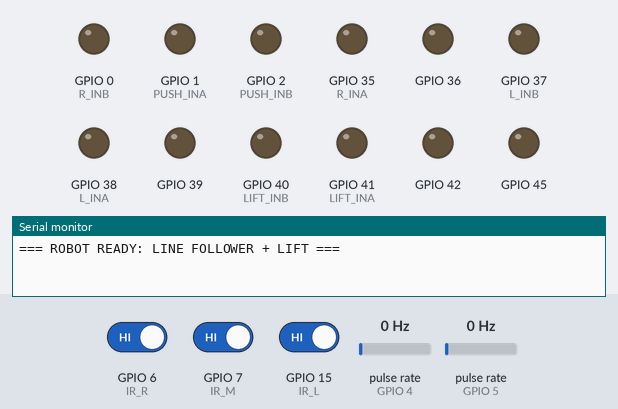
The sketch below on a simulated ESP32-S3. Parts: output pins drawn as LEDs (lit = HIGH), the last lines printed to the serial monitor. Wiring (inferred from the names in the program): 2 × pulse sensor: data GPIO 4 / data GPIO 5. Inputs (shaded band) come from the test bench; at power-on: GPIO 6 (IR_R) HIGH, GPIO 7 (IR_M) HIGH, GPIO 15 (IR_L) HIGH, pulse rate (sensors on GPIO 4, GPIO 5) 0 Hz.

Above: at 2.2 s.
2.3 s: GPIO 6 (IR_R) driven LOW and GPIO 7 (IR_M) driven LOW and GPIO 15 (IR_L) driven LOW
5.3 s: GPIO 7 (IR_M) driven HIGH
At 6.8 s:
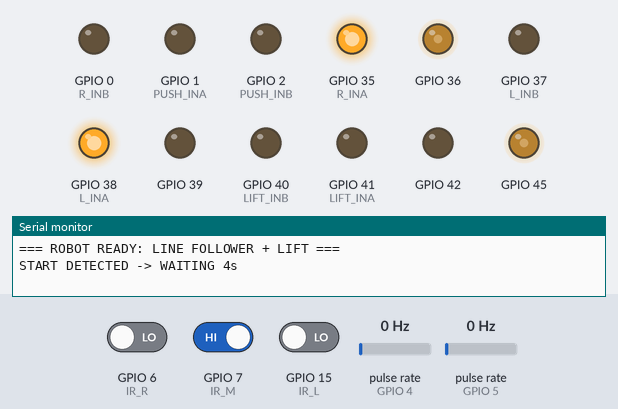
At 7.2 s:
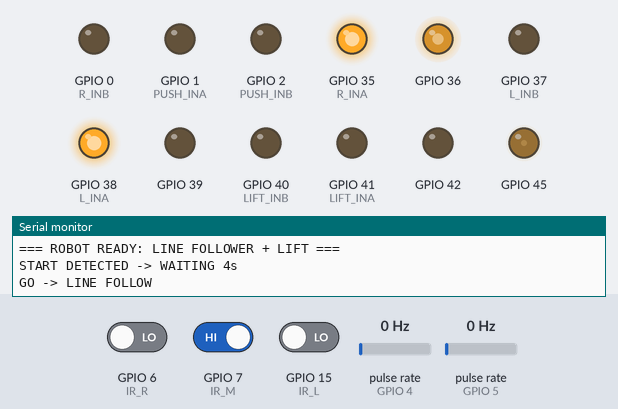
8.3 s: GPIO 7 (IR_M) driven LOW
At 9.9 s:
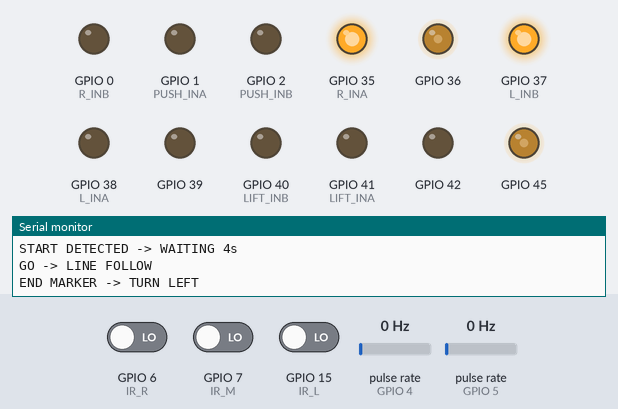
Timing chart, 0 to 11.4 s (numbered marks = the images above; inputs shaded):
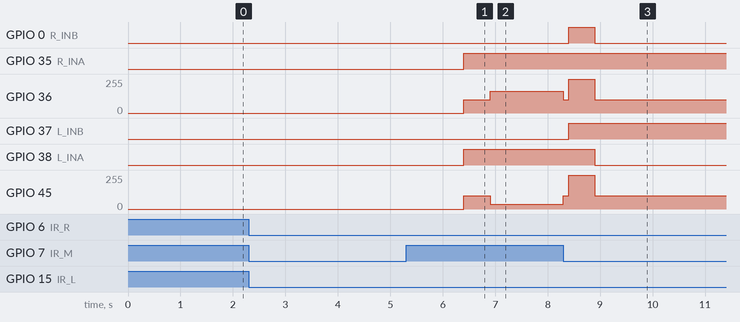

Measured:
- after the input at 5.3 s, GPIO 0 (R_INB), GPIO 37 (L_INB): stays LOW (without the input it goes to HIGH after 1.6 s); GPIO 38 (L_INA): goes on until 6.4 s, then stays HIGH
- after the input at 8.3 s, GPIO 0 (R_INB): LOW → HIGH after 0.10 s, → LOW 0.50 s later; GPIO 36: 162/255 → 100/255 at once, → 255/255 0.10 s later, → 100/255 0.50 s later; GPIO 37 (L_INB): LOW → HIGH after 0.10 s; GPIO 38 (L_INA): HIGH → LOW after 0.60 s; GPIO 45: 37/255 → 100/255 at once, → 255/255 0.10 s later, → 100/255 0.50 s later

The sketch:

full_test.ino
```cpp
#include <Arduino.h>
#include <esp_arduino_version.h>

// ======================================================
// 1. PIN DEFINITIONS
// ======================================================
// --- PUSH ---
static const int PUSH_INA = 1;
static const int PUSH_INB = 2;
static const int PUSH_PWM = 42;
static const int FRONT_LIMIT = 17;
static const int BACK_LIMIT  = 16;

// --- LIFT ---
static const int LIFT_INA = 41;
static const int LIFT_INB = 40;
static const int LIFT_PWM = 39;

// --- LEFT WHEEL ---
static const int L_INA = 38;
static const int L_INB = 37;
static const int L_PWM = 36;
static const int ENC_L = 4;

// --- RIGHT WHEEL ---
static const int R_INA = 35;
static const int R_INB = 0;
static const int R_PWM = 45;
static const int ENC_R = 5;

// --- IR SENSORS ---
static const int IR_L = 15;
static const int IR_M = 7;
static const int IR_R = 6;

// ======================================================
// 2. CONFIGURATION
// ======================================================

// --- IR SENSOR LOGIC ---
// Set to 0 if sensor returns LOW on Black Line.
// Set to 1 if sensor returns HIGH on Black Line.
const int IR_BLACK_VALUE = 0;

// --- TIMING ---
const uint32_t START_WAIT_MS = 4000;     // 4 seconds delay after start marker
const uint32_t MARKER_STABLE_MS = 100;   // How long 000 must be seen to count as a marker

// --- LINE FOLLOWING SPEED ---
const int BASE_SPEED = 400;             // 0-1023 (10-bit PWM)
const int TURN_CORRECTION = 250;        // How much to slow down/speed up when turning

// --- 90 DEGREE TURN ---
const int TURN_SPEED = 400;
const long TURN_TARGET_COUNTS = 350;    // ADJUST THIS for exactly 90 degrees

// --- LIFT & PUSH ---
const int LIFT_SPEED = 1023;
const int PUSH_SPEED = 800;
const uint32_t LIFT_UP_TIME   = 14000;
const uint32_t LIFT_DOWN_TIME = 7000;
const uint32_t PUSH_TIMEOUT   = 5000;

// --- PWM SETTINGS ---
const int PWM_FREQ = 20000;
const int PWM_RES  = 10; // 10-bit resolution (0-1023)
const int PWM_MAX  = 1023;

// ======================================================
// 3. LEDC SETUP
// ======================================================
#if ESP_ARDUINO_VERSION_MAJOR >= 3
  // Arduino-ESP32 v3: use PIN-based ledcWrite(pin, duty)
  const int CH_L    = L_PWM;
  const int CH_R    = R_PWM;
  const int CH_PUSH = PUSH_PWM;
  const int CH_LIFT = LIFT_PWM;
#else
  // Arduino-ESP32 v2: use channel-based ledcWrite(ch, duty)
  const int CH_L    = 0;
  const int CH_R    = 1;
  const int CH_PUSH = 2;
  const int CH_LIFT = 3;
#endif

// ======================================================
// 4. STATE MACHINE
// ======================================================
enum State {
  WAIT_FOR_START_MARKER, // 1. Wait for 000
  START_DELAY,           // 2. Wait 4 seconds
  FOLLOW_LINE,           // 3. Follow line until next 000
  TURN_LEFT,             // 4. Rotate 90 deg
  LIFT_UP,               // 5. Lift
  PUSH_OUT,              // 6. Push
  PUSH_IN,               // 7. Pull back
  LIFT_DOWN,             // 8. Lower
  DONE,
  ERROR_STATE
};

State state = WAIT_FOR_START_MARKER;
uint32_t stateTimer = 0;
uint32_t markerTimer = 0;

// Encoders
volatile long encL_cnt = 0;
volatile long encR_cnt = 0;
void IRAM_ATTR isrEncL() { encL_cnt++; }
void IRAM_ATTR isrEncR() { encR_cnt++; }

// ======================================================
// 4.1 LINE FOLLOW HOLD-TURN (NEW)
// ======================================================
// turnHold: -1 = hold left turn, +1 = hold right turn, 0 = normal
static int turnHold = 0;
// lastTurn: remembers last direction (-1 / +1), used when line lost
static int lastTurn = 0;

// ======================================================
// 5. HELPER FUNCTIONS
// ======================================================

// Setup PWM
void setupPwm(int pin, int ch) {
#if ESP_ARDUINO_VERSION_MAJOR >= 3
  (void)ch;
  ledcAttach(pin, PWM_FREQ, PWM_RES);
  ledcWrite(pin, 0);
#else
  ledcSetup(ch, PWM_FREQ, PWM_RES);
  ledcAttachPin(pin, ch);
  ledcWrite(ch, 0);
#endif
}

// Drive Motor
void motorDrive(int ina, int inb, int ch, int speed) {
  int s = constrain(speed, -PWM_MAX, PWM_MAX);

  if (s > 0) {
    digitalWrite(ina, HIGH); digitalWrite(inb, LOW);
    ledcWrite(ch, s);
  } else if (s < 0) {
    digitalWrite(ina, LOW); digitalWrite(inb, HIGH);
    ledcWrite(ch, -s);
  } else {
    digitalWrite(ina, LOW); digitalWrite(inb, LOW);
    ledcWrite(ch, 0);
  }
}

void stopMotors() {
  motorDrive(L_INA, L_INB, CH_L, 0);
  motorDrive(R_INA, R_INB, CH_R, 0);
}

// Hard Brake (locks wheels) - verify your driver supports this safely
void brakeMotors() {
  digitalWrite(L_INA, HIGH); digitalWrite(L_INB, HIGH);
  ledcWrite(CH_L, PWM_MAX);

  digitalWrite(R_INA, HIGH); digitalWrite(R_INB, HIGH);
  ledcWrite(CH_R, PWM_MAX);
}

void stopAll() {
  stopMotors();
  motorDrive(PUSH_INA, PUSH_INB, CH_PUSH, 0);
  motorDrive(LIFT_INA, LIFT_INB, CH_LIFT, 0);
}

// Read IR (Returns true if BLACK detected)
bool isBlack(int pin) {
  return (digitalRead(pin) == IR_BLACK_VALUE);
}

// ======================================================
// 6. SETUP & LOOP
// ======================================================
void setup() {
  Serial.begin(115200);
  delay(1000);

  // Pins
  pinMode(PUSH_INA, OUTPUT); pinMode(PUSH_INB, OUTPUT);
  pinMode(LIFT_INA, OUTPUT); pinMode(LIFT_INB, OUTPUT);
  pinMode(L_INA, OUTPUT);    pinMode(L_INB, OUTPUT);
  pinMode(R_INA, OUTPUT);    pinMode(R_INB, OUTPUT);

  pinMode(IR_L, INPUT); pinMode(IR_M, INPUT); pinMode(IR_R, INPUT);
  pinMode(FRONT_LIMIT, INPUT_PULLUP);
  pinMode(BACK_LIMIT, INPUT_PULLUP);

  pinMode(ENC_L, INPUT_PULLUP); pinMode(ENC_R, INPUT_PULLUP);
  attachInterrupt(digitalPinToInterrupt(ENC_L), isrEncL, RISING);
  attachInterrupt(digitalPinToInterrupt(ENC_R), isrEncR, RISING);

  setupPwm(L_PWM, CH_L);
  setupPwm(R_PWM, CH_R);
  setupPwm(PUSH_PWM, CH_PUSH);
  setupPwm(LIFT_PWM, CH_LIFT);

  stopAll();
  Serial.println("=== ROBOT READY: LINE FOLLOWER + LIFT ===");
}

void loop() {
  // Read Sensors
  bool sl = isBlack(IR_L);
  bool sm = isBlack(IR_M);
  bool sr = isBlack(IR_R);

  // Check for "000" (All Black)
  bool isMarker = (sl && sm && sr);

  switch (state) {

    // --- 1. WAIT FOR START MARKER (000) ---
    case WAIT_FOR_START_MARKER:
      if (isMarker) {
        if (markerTimer == 0) markerTimer = millis();
        if (millis() - markerTimer > MARKER_STABLE_MS) {
          stopMotors();
          state = START_DELAY;
          stateTimer = millis();
          Serial.println("START DETECTED -> WAITING 4s");
        }
      } else {
        markerTimer = 0;
      }
      break;

    // --- 2. 4 SECOND DELAY ---
    case START_DELAY:
      if (millis() - stateTimer > START_WAIT_MS) {
        // reset hold-turn logic when starting to follow
        turnHold = 0;
        lastTurn = 0;

        state = FOLLOW_LINE;

        // Move slightly to get OFF the start marker so we don't detect it as End immediately
        motorDrive(L_INA, L_INB, CH_L, BASE_SPEED);
        motorDrive(R_INA, R_INB, CH_R, BASE_SPEED);
        delay(500);

        Serial.println("GO -> LINE FOLLOW");
      }
      break;

    // --- 3. FOLLOW LINE ---
    case FOLLOW_LINE: {
      // A. Check for End Marker (000)
      if (isMarker) {
        if (markerTimer == 0) markerTimer = millis();
        if (millis() - markerTimer > MARKER_STABLE_MS) {
          // stop and prepare to turn
          brakeMotors();
          delay(500);

          // clear hold-turn so it doesn't interfere later
          turnHold = 0;

          noInterrupts(); encL_cnt = 0; encR_cnt = 0; interrupts();
          state = TURN_LEFT;
          stateTimer = millis();
          Serial.println("END MARKER -> TURN LEFT");
          return;
        }
      } else {
        markerTimer = 0;
      }

      // B. HOLD-TURN LINE FOLLOW (NEW BEHAVIOR)
      int leftSpeed  = BASE_SPEED;
      int rightSpeed = BASE_SPEED;

      // 1) If we are holding a turn, keep turning until center sensor sees black
      if (turnHold == +1) { // holding RIGHT
        if (sm) {
          turnHold = 0; // release when center found
        } else {
          leftSpeed  = BASE_SPEED + TURN_CORRECTION;
          rightSpeed = BASE_SPEED - TURN_CORRECTION;
        }
      } else if (turnHold == -1) { // holding LEFT
        if (sm) {
          turnHold = 0;
        } else {
          leftSpeed  = BASE_SPEED - TURN_CORRECTION;
          rightSpeed = BASE_SPEED + TURN_CORRECTION;
        }
      }

      // 2) If not holding, decide what to do now
      if (turnHold == 0) {
        if (sm) {
          // centered: go straight
          leftSpeed  = BASE_SPEED;
          rightSpeed = BASE_SPEED;
        } else if (sr) {
          // right sensor sees line: start holding right until center sees it
          turnHold = +1;
          lastTurn = +1;
          leftSpeed  = BASE_SPEED + TURN_CORRECTION;
          rightSpeed = BASE_SPEED - TURN_CORRECTION;
        } else if (sl) {
          // left sensor sees line: start holding left until center sees it
          turnHold = -1;
          lastTurn = -1;
          leftSpeed  = BASE_SPEED - TURN_CORRECTION;
          rightSpeed = BASE_SPEED + TURN_CORRECTION;
        } else {
          // line lost (white/white/white): continue searching in last known direction
          if (lastTurn == +1) {
            leftSpeed  = BASE_SPEED + TURN_CORRECTION;
            rightSpeed = BASE_SPEED - TURN_CORRECTION;
          } else if (lastTurn == -1) {
            leftSpeed  = BASE_SPEED - TURN_CORRECTION;
            rightSpeed = BASE_SPEED + TURN_CORRECTION;
          } else {
            // no history: just go straight
            leftSpeed  = BASE_SPEED;
            rightSpeed = BASE_SPEED;
          }
        }
      }

      motorDrive(L_INA, L_INB, CH_L, leftSpeed);
      motorDrive(R_INA, R_INB, CH_R, rightSpeed);
    } break;

    // --- 4. ROTATE 90 DEGREES ---
    case TURN_LEFT: {
      long currentCount;
      noInterrupts(); currentCount = (encL_cnt + encR_cnt) / 2; interrupts();

      if (currentCount < TURN_TARGET_COUNTS) {
        motorDrive(L_INA, L_INB, CH_L, -TURN_SPEED);
        motorDrive(R_INA, R_INB, CH_R,  TURN_SPEED);
      } else {
        brakeMotors();
        delay(500);
        state = LIFT_UP;
        stateTimer = millis();
        Serial.println("TURN DONE -> LIFT UP");
      }
    } break;

    // --- 5. LIFT UP ---
    case LIFT_UP:
      if (millis() - stateTimer < LIFT_UP_TIME) {
        motorDrive(LIFT_INA, LIFT_INB, CH_LIFT, LIFT_SPEED);
      } else {
        motorDrive(LIFT_INA, LIFT_INB, CH_LIFT, 0);
        state = PUSH_OUT;
        stateTimer = millis();
        Serial.println("LIFT UP DONE -> PUSH OUT");
      }
      break;

    // --- 6. PUSH OUT ---
    case PUSH_OUT: {
      bool hit = (digitalRead(FRONT_LIMIT) == LOW); // active LOW
      bool timeout = (millis() - stateTimer > PUSH_TIMEOUT);

      if (!hit && !timeout) {
        motorDrive(PUSH_INA, PUSH_INB, CH_PUSH, PUSH_SPEED);
      } else {
        motorDrive(PUSH_INA, PUSH_INB, CH_PUSH, 0);
        state = PUSH_IN;
        stateTimer = millis();
        Serial.println("PUSH OUT DONE -> PUSH IN");
        delay(500);
      }
    } break;

    // --- 7. PUSH IN ---
    case PUSH_IN: {
      bool hit = (digitalRead(BACK_LIMIT) == LOW); // active LOW
      bool timeout = (millis() - stateTimer > PUSH_TIMEOUT);

      if (!hit && !timeout) {
        motorDrive(PUSH_INA, PUSH_INB, CH_PUSH, -PUSH_SPEED);
      } else {
        motorDrive(PUSH_INA, PUSH_INB, CH_PUSH, 0);
        state = LIFT_DOWN;
        stateTimer = millis();
        Serial.println("PUSH IN DONE -> LIFT DOWN");
      }
    } break;

    // --- 8. LIFT DOWN ---
    case LIFT_DOWN:
      if (millis() - stateTimer < LIFT_DOWN_TIME) {
        motorDrive(LIFT_INA, LIFT_INB, CH_LIFT, -LIFT_SPEED);
      } else {
        motorDrive(LIFT_INA, LIFT_INB, CH_LIFT, 0);
        state = DONE;
        Serial.println("MISSION COMPLETE");
      }
      break;

    // --- 9. FINISH ---
    case DONE:
    case ERROR_STATE:
      stopAll();
      break;
  }
}
```
